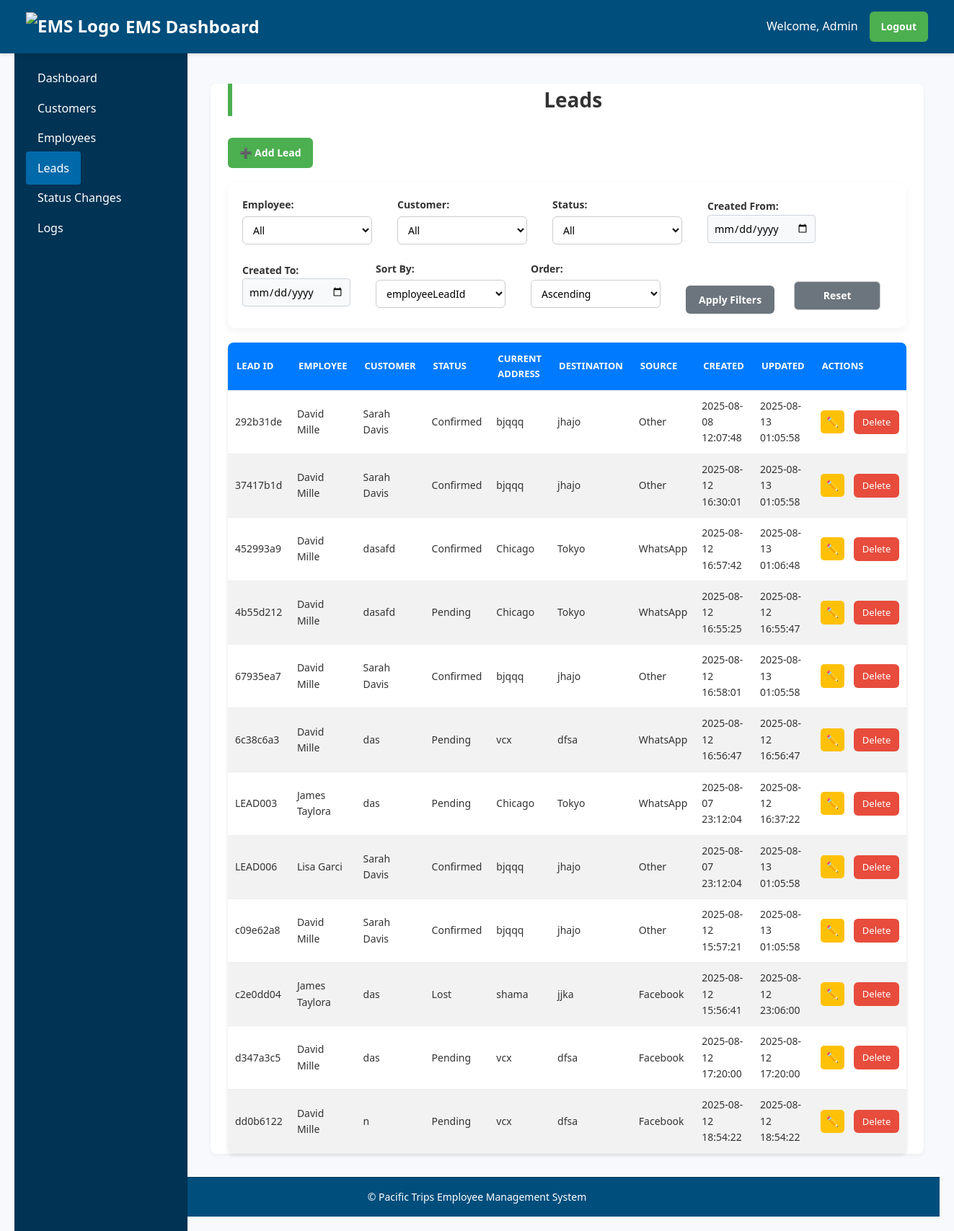
/leads (signed in), run on an earlier commit of the app's database.
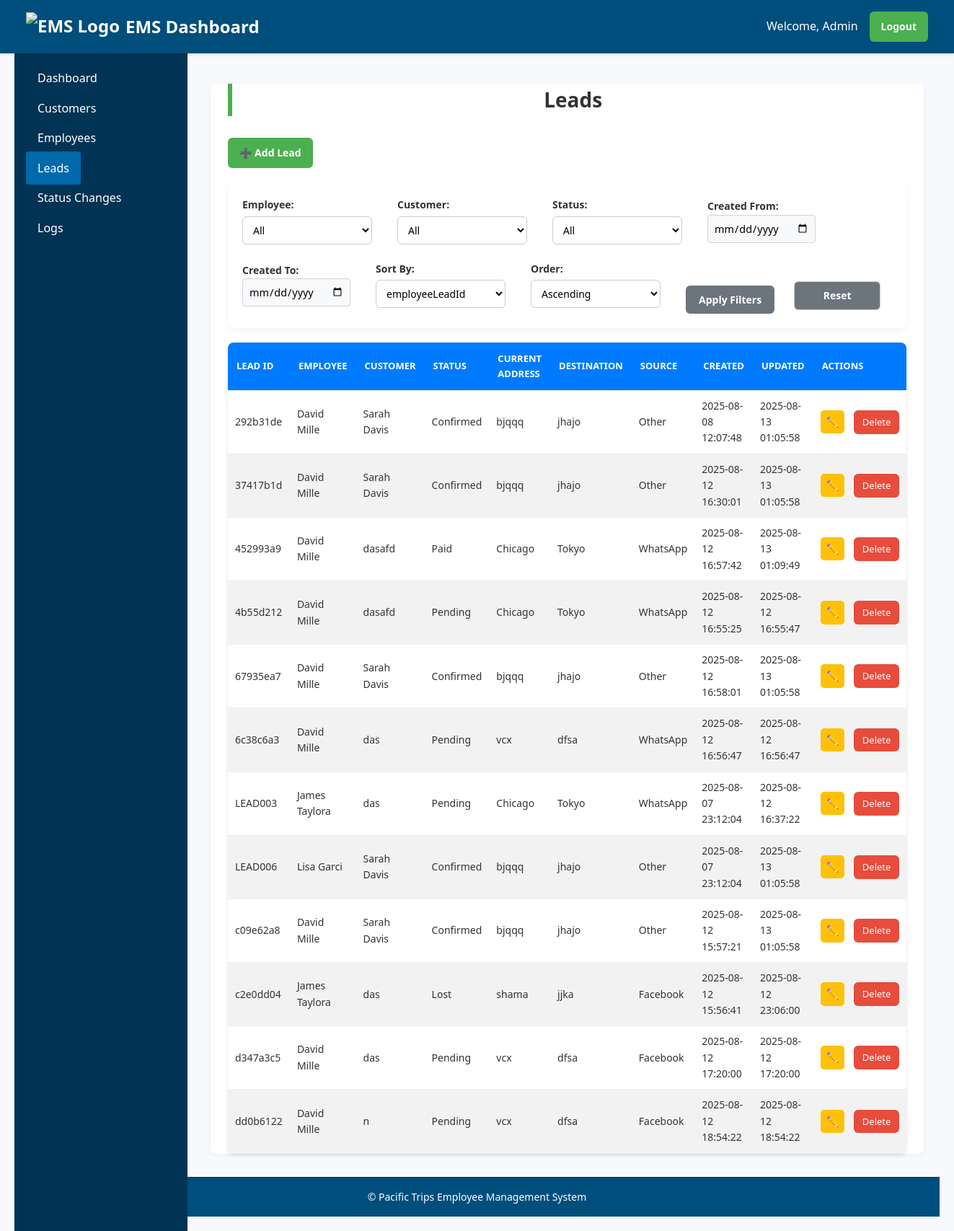
And on a later commit of the database.
### tables this page shows
CREATE TABLE leads (
    employeeLeadId TEXT PRIMARY KEY,
    employeeId TEXT NOT NULL,
    employeeName TEXT NOT NULL,
    employeeContactNo TEXT NOT NULL,
    customerName TEXT NOT NULL,
    customerId TEXT NOT NULL,
    customerContactNo TEXT NOT NULL,
    currentAddress TEXT NOT NULL,
    desiredDestination TEXT NOT NULL,
    status TEXT NOT NULL CHECK (status IN ('Pending', 'Contacted', 'Lost', 'Willing', 'Paid', 'Refund', 'Confirmed')),
    source TEXT NOT NULL CHECK (source IN ('Facebook', 'WhatsApp', 'Reference', 'TikTok', 'Other')),
    createdAt TEXT DEFAULT CURRENT_TIMESTAMP,
    updatedAt TEXT DEFAULT CURRENT_TIMESTAMP, amountClosed REAL DEFAULT 0,
    FOREIGN KEY (employeeId) REFERENCES employees(empId),
    FOREIGN KEY (customerId) REFERENCES customers(customerId)
);

CREATE TABLE employees (
    empId TEXT PRIMARY KEY,
    empName TEXT NOT NULL,
    phoneNo TEXT,
    targetAmount REAL NOT NULL CHECK (targetAmount >= 0),
    achievedAmount REAL NOT NULL CHECK (achievedAmount >= 0),
    createdAt TEXT DEFAULT CURRENT_TIMESTAMP,
    updatedAt TEXT DEFAULT CURRENT_TIMESTAMP
);

CREATE TABLE customers (
    customerId TEXT PRIMARY KEY,
    customerName TEXT NOT NULL,
    phone TEXT NOT NULL,
    source TEXT NOT NULL,
    currentLocation TEXT NOT NULL,
    desiredDestination TEXT NOT NULL,
    dateOfArrival TEXT,
    createdAt TEXT DEFAULT CURRENT_TIMESTAMP,
    updatedAt TEXT DEFAULT CURRENT_TIMESTAMP
, status TEXT);

### app.py (the view)
    def wrap(*args, **kwargs):
        if 'user_id' not in session:
            flash('Please login first.', 'danger')
            return redirect(url_for('login'))
        return f(*args, **kwargs)

### app.py (called while the page is built)
def get_db_connection():
    conn = sqlite3.connect(DATABASE, timeout=10)
    conn.row_factory = sqlite3.Row
    conn.execute("PRAGMA journal_mode=WAL")
    return conn

def get_all_employees():
    with closing(get_db_connection()) as conn:
        with closing(conn.cursor()) as cursor:
            cursor.execute("SELECT empId, empName FROM employees")
            return cursor.fetchall()

def get_all_customers():
    with closing(get_db_connection()) as conn:
        with closing(conn.cursor()) as cursor:
            cursor.execute("SELECT customerId, customerName FROM customers")
            return cursor.fetchall()

def login_required(f):
    def wrap(*args, **kwargs):
        if 'user_id' not in session:
            flash('Please login first.', 'danger')
            return redirect(url_for('login'))
        return f(*args, **kwargs)
    wrap.__name__ = f.__name__
    return wrap

### templates/leads.html (shortened to what this page needs)
{% extends "base.html" %}
{% block content %}
<h2>Leads</h2>
<div class="button-group">
    <a href="{{ url_for('add_lead') }}" class="btn">➕ Add Lead</a>
</div>
<form method="GET" action="{{ url_for('leads') }}" class="filter-form">
    <label>Employee:
        <select name="employeeId">
            <option value="">All</option>
        </select>
    </label>
    <label>Customer:
        <select name="customerId">
            <option value="">All</option>
        </select>
    </label>
    <label>Status:
        <select name="status">
            <option value="">All</option>
        </select>
    </label>
    <label>Created From:
        <input type="date" name="start_date" value="{{ filters.start_date }}">
    </label>
    <label>Created To:
        <input type="date" name="end_date" value="{{ filters.end_date }}">
    </label>
    <label>Sort By:
        <select name="sort_by">
            {% for col in ['employeeLeadId', 'employeeId', 'empName', 'customerId', 'customerName', 'status', 'currentAddress', 'desiredDestination', 'source','createdAt', 'updatedAt'] %}
            <option value="{{ col }}" {% if sort_by == col %}selected{% endif %}>{{ col }}</option>
            {% endfor %}
        </select>
    </label>
    <label>Order:
        <select name="sort_order">
            <option value="asc" {% if sort_order == 'asc' %}selected{% endif %}>Ascending</option>
        </select>
    </label>
    <button type="submit" class="btn">Apply Filters</button>
    <a href="{{ url_for('leads') }}" class="btn danger">Reset</a>
</form>
<table>
    <thead>
        <tr>
            <th>Lead ID</th>
            <th>Employee</th>
            <th>Customer</th>
            <th>Status</th>
            <th>Current Address</th>
            <th>Destination</th>
            <th>Source</th>
            <th>Created</th>
            <th>Updated</th>
            <th>Actions</th>
        </tr>
    </thead>
    <tbody>
        {% for lead in leads %}
        <tr>
            <td>{{ lead.employeeLeadId }}</td>
            <td>{{ lead.emp_name }}</td>
            <td>{{ lead.cust_name }}</td>
            <td>{{ lead.status }}</td>
            <td>{{ lead.currentAddress }}</td>
            <td>{{ lead.desiredDestination }}</td>
            <td>{{ lead.source }}</td>
            <td>{{ lead.createdAt }}</td>
            <td>{{ lead.updatedAt }}</td>
            <td>
                <a href="{{ url_for('edit_lead', lead_id=lead.employeeLeadId) }}" class="btn small">✏️</a>
                <a href="{{ url_for('delete_lead', lead_id=lead.employeeLeadId) }}" class="btn-delete"
                   onclick="return confirm('Are you sure you want to delete this lead?');">Delete</a>
            </td>
        </tr>
        {% endfor %}
    </tbody>
</table>
{% endblock %}

### templates/base.html (shortened to what this page needs)
<!DOCTYPE html>
<html lang="en">
<head>
    <link rel="stylesheet" href="{{ url_for('static', filename='style.css') }}">
    <link rel="stylesheet" href="{{ url_for('static', filename='customers.css') }}">
    <link rel="stylesheet" href="{{ url_for('static', filename='employees.css') }}">
    <link rel="stylesheet" href="{{ url_for('static', filename='dashboard.css') }}">
    <link rel="stylesheet" href="{{ url_for('static', filename='add form.css') }}">
</head>
<body>
    <header class="header">
        <div class="header-left">
            <a class="navbar-brand" href="{{ url_for('index') }}">
                <img src="{{ url_for('static', filename='logo.png') }}" class="logo" alt="EMS Logo">
                EMS Dashboard
            </a>
        </div>
        {% if session.user_id %}
            <div class="header-right">
                <span class="navbar-text">Welcome, {{ session.user_name }}</span>
                <a class="btn btn-outline-primary" href="{{ url_for('logout') }}">Logout</a>
            </div>
        {% else %}
            <div class="header-right">
                <a class="btn btn-outline-primary me-2" href="{{ url_for('login') }}">Login</a>
                <a class="btn btn-outline-primary" href="{{ url_for('register') }}">Register</a>
            </div>
        {% endif %}
    </header>
    <div class="layout">
        <nav class="sidebar">
            <ul class="nav flex-column">
                {% if session.user_id %}
                    {% if session.role == 'admin' %}
                        <li class="nav-item">
                            <a class="nav-link {% if request.endpoint == 'dashboard' %}active{% endif %}" href="{{ url_for('dashboard') }}">Dashboard</a>
                        </li>
                        <li class="nav-item">
                            <a class="nav-link {% if request.endpoint == 'customers' %}active{% endif %}" href="{{ url_for('customers') }}">Customers</a>
                        </li>
                        <li class="nav-item">
                            <a class="nav-link {% if request.endpoint == 'employees' %}active{% endif %}" href="{{ url_for('employees') }}">Employees</a>
                        </li>
                        <li class="nav-item">
                            <a class="nav-link {% if request.endpoint == 'leads' %}active{% endif %}" href="{{ url_for('leads') }}">Leads</a>
                        </li>
                        <li class="nav-item">
                            <a class="nav-link {% if request.endpoint == 'status_changes' %}active{% endif %}" href="{{ url_for('status_changes') }}">Status Changes</a>
                        </li>
                        <li class="nav-item">
                            <a class="nav-link {% if request.endpoint == 'logs' %}active{% endif %}" href="{{ url_for('logs') }}">Logs</a>
                        </li>
                    {% endif %}
                {% endif %}
            </ul>
        </nav>
        <main class="main-content">
            <div class="container">
                {% block content %}
                {% endblock %}
            </div>
        </main>
    </div>
    <footer class="footer">
        &copy; {{ current_year }} Pacific Trips Employee Management System
    </footer>
</body>
</html>

### static/style.css (style rules this page uses)
* { margin: 0; padding: 0; box-sizing: border-box; }
body { font-family: 'Segoe UI', Tahoma, Geneva, Verdana, sans-serif; background-color: #f4f7fa; color: #333; line-height: 1.6; min-height: 100vh; display: flex; flex-direction: column; }
a { text-decoration: none; transition: color 0.3s ease, background-color 0.3s ease; }
.header { background-color: #004e7c; color: white; padding: 1rem 1.5rem; display: flex; justify-content: space-between; align-items: center; box-shadow: 0 2px 4px rgba(0, 0, 0, 0.1); position: fixed; top: 0; left: 0; right: 0; z-index: 1000; }
.header-left { display: flex; align-items: center; gap: 0.75rem; }
.navbar-brand { font-size: 1.5rem; font-weight: 700; color: white; display: flex; align-items: center; gap: 0.5rem; }
.navbar-brand img.logo { height: 40px; width: auto; object-fit: contain; }
.header-right { display: flex; align-items: center; gap: 1rem; }
.navbar-text { color: white; font-size: 1rem; font-weight: 500; }
.btn-outline-primary { border-color: #007bff; color: #007bff; font-weight: 500; padding: 0.5rem 1.25rem; border-radius: 4px; transition: all 0.3s ease; }
.layout { display: flex; margin-top: 64px; min-height: calc(100vh - 64px - 48px); }
.sidebar { width: 240px; background-color: #003354; color: white; padding: 2rem 1rem; display: flex; flex-direction: column; position: fixed; top: 64px; bottom: 0; z-index: 999; transition: transform 0.3s ease; }
.sidebar .nav { list-style: none; padding: 0; margin: 0; display: flex; flex-direction: column; gap: 1rem; }
.sidebar .nav-link { color: white; font-size: 1rem; font-weight: 500; padding: 0.75rem 1rem; border-radius: 4px; transition: background-color 0.2s ease, color 0.2s ease; }
.sidebar .nav-link:hover, .sidebar .nav-link.active { background-color: #0069aa; color: white; }
.main-content { flex-grow: 1; padding: 2rem; transition: margin-left 0.3s ease; }
.main-content { margin-left: 240px; }
.container { max-width: 1200px; margin: 0 auto; padding: 0 1.5rem; background-color: white; border-radius: 8px; box-shadow: 0 2px 6px rgba(0, 0, 0, 0.05); }
.filter-form input[type="date"] { padding: 0.5rem; border: 1px solid #ced4da; border-radius: 4px; font-size: 0.9rem; min-width: 150px; background-color: #f8f9fa; transition: border-color 0.3s ease, box-shadow 0.3s ease; }
.footer { background-color: #004e7c; color: white; text-align: center; padding: 1rem; font-size: 0.875rem; border-top: 1px solid #003354; margin-top: auto; }
html { scroll-behavior: smooth; }

### static/customers.css (style rules this page uses)
* { box-sizing: border-box; margin: 0; padding: 0; font-family: 'Segoe UI', Tahoma, Geneva, Verdana, sans-serif; }
body { background: #f6f9fc; color: #333; padding: 40px; }
h2 { margin-bottom: 25px; font-size: 28px; color: #222; border-left: 6px solid #4CAF50; padding-left: 10px; }
.button-group { margin-bottom: 20px; }
.btn { display: inline-block; background-color: #4CAF50; color: white; padding: 10px 16px; text-decoration: none; border-radius: 6px; margin-right: 12px; font-size: 14px; font-weight: 600; transition: background-color 0.3s, transform 0.2s; border: none; cursor: pointer; }
.btn.small { padding: 6px 10px; font-size: 13px; background-color: #3498db; }
.btn-delete { display: inline-block; background-color: #e74c3c; color: white; padding: 6px 12px; text-decoration: none; border-radius: 6px; font-size: 13px; margin-left: 5px; transition: background-color 0.3s, transform 0.2s; }
.btn.danger { background-color: #e67e22; }
.filter-form { background-color: #ffffff; padding: 20px; margin-bottom: 25px; border-radius: 10px; box-shadow: 0 4px 12px rgba(0,0,0,0.05); display: flex; flex-wrap: wrap; gap: 16px; }
.filter-form label { display: flex; flex-direction: column; font-size: 14px; font-weight: 500; color: #333; margin-right: 20px; }
.filter-form select { padding: 8px 10px; font-size: 14px; margin-top: 4px; border: 1px solid #ccc; border-radius: 6px; background-color: #fff; width: 180px; }
.filter-form button { align-self: flex-end; }
table { width: 100%; border-collapse: collapse; background: #fff; box-shadow: 0 4px 10px rgba(0,0,0,0.05); border-radius: 10px; overflow: hidden; }
thead { background-color: #4CAF50; color: white; }
th, td { padding: 12px 15px; text-align: left; font-size: 14px; border-bottom: 1px solid #eee; }
th { font-weight: 600; text-transform: uppercase; font-size: 13px; }
td:last-child { white-space: nowrap; }

What changed in the data, as far as the page shows it:
changed leads "452993a9": status "Confirmed" → "Paid"; updatedAt "2025-08-13 01:06:48" → "2025-08-13 01:09:49"
